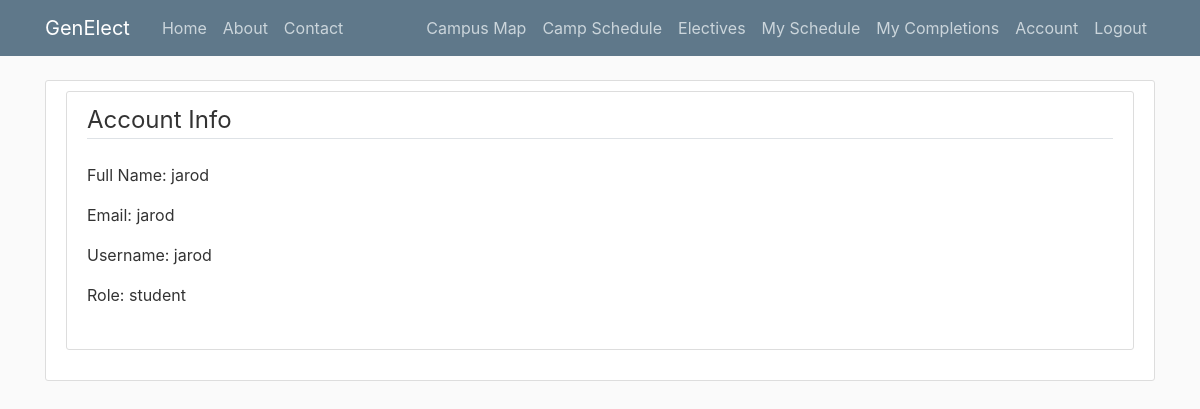
/account (signed in), run on the app's committed database.
### genElect/models.py (models this page shows)
class Base(db.Model):
    __abstract__ = True
    id = db.Column(db.Integer, primary_key=True, autoincrement=True)
    date_created = db.Column(db.DateTime, default=db.func.current_timestamp())
    date_modified = db.Column(db.DateTime, default=db.func.current_timestamp(),
            onupdate=db.func.current_timestamp())

class Users(Base, UserMixin):
    __tablename__ = 'users'
    username = db.Column(db.String(100), unique=True)
    full_name = db.Column(db.String(100))
    email = db.Column(db.String(100))
    role = db.Column(db.String(32), nullable=False)
    password = db.Column(db.String(128))
    registrations = db.relationship('Registrations', backref='user', lazy=True)
    core_registrations = db.relationship('CoreRegistrations', backref='user', lazy=True)
    completed_electives = db.relationship('Completions', backref='user', lazy=True)

### genElect/__init__.py (the view)
@app.route("/account", methods=['GET', 'POST'])
def account():
    if current_user.is_authenticated:
        return render_template('account.html', title='Account')
    else:
        flash("Please login first", 'info')
        return redirect(url_for('login'))

### genElect/__init__.py (called while the page is built)
@login_manager.user_loader
def load_user(user_id):
    return Users.query.get(int(user_id))

### genElect/templates/account.html
{% extends "layout.html" %}
{% block content %}
<div class="content-section">
  <div class="content-section">
    		<fieldset class="form-group">
    			<legend class="border-bottom mb-4">Account Info</legend>
    			<div class="form-group">
    				Full Name: {{ current_user.full_name }}
    			</div>
    			<div class="form-group">
    				Email: {{ current_user.email }}
    			</div>
    			<div class="form-group">
    				Username: {{ current_user.username }}
    			</div>
    			<div class="form-group">
    				Role: {{ current_user.role }}
    			</div>
    		</fieldset>
    </div>
</div>
{% endblock content %}

### genElect/static/main.css (style rules this page uses)
body { background: #fafafa; color: #333333; margin-top: 5rem; }
.content-section { background: #ffffff; padding: 10px 20px; border: 1px solid #dddddd; border-radius: 3px; margin-bottom: 20px; }

### data on the page
Users: full_name "jarod", email "jarod", username "jarod", role "student"
